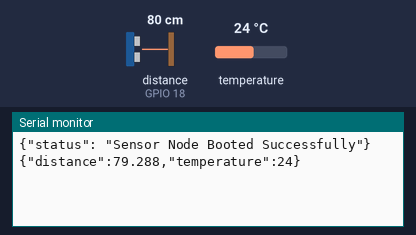
Bench run of a program on a simulated ESP32. On the bench: the last lines printed to the serial monitor. Wiring (from diagram.json): ultrasonic range finder: trigger GPIO 5; echo GPIO 18. The inputs (shaded band) are chosen by the test bench; at power-on: distance to the obstacle (sensor on GPIO 18) 80 cm, temperature 24 °C. The echo pulse lasts 58.3 µs per cm.

Above: at 2.2 s.
2.3 s: distance to the obstacle (sensor on GPIO 18) set to 2 cm
At 3.9 s:
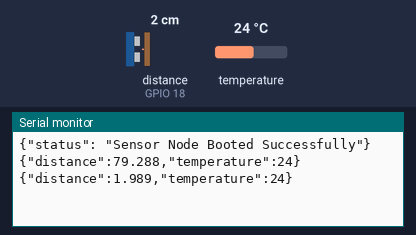
5.0 s: temperature set to 12 °C
At 5.7 s:
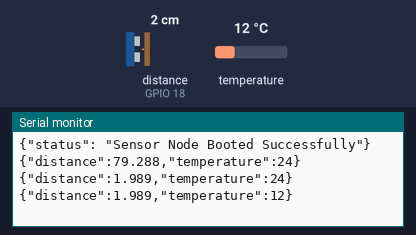
7.7 s: distance to the obstacle (sensor on GPIO 18) set to 4 cm
At 10.1 s:
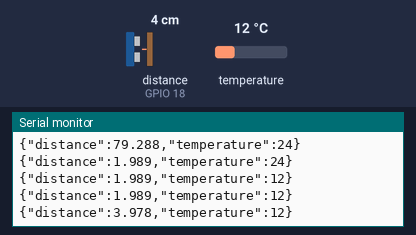
10.4 s: temperature set to 19 °C
At 12.1 s:
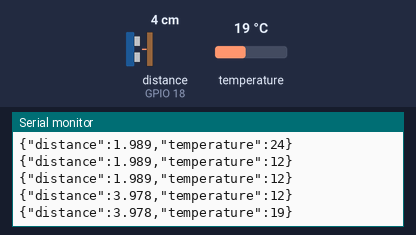
Timing chart, 0 to 13.6 s (numbered marks = the images above; inputs shaded):
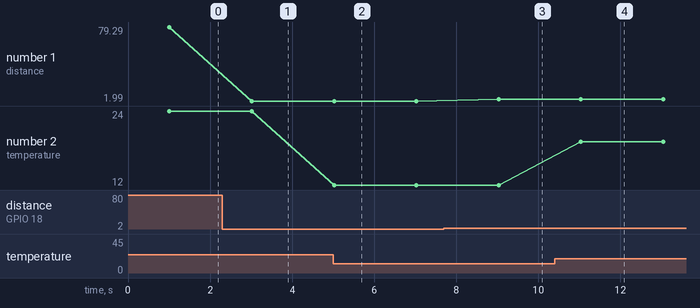

The program:

main.cpp
```cpp
#include <Arduino.h>
#include <Wire.h>
#include <Adafruit_BMP085.h>
#include <ArduinoJson.h>

const int TRIG_PIN = 5;
const int ECHO_PIN = 18;

Adafruit_BMP085 bmp;

void setup() {
  Serial.begin(115200);
  pinMode(TRIG_PIN, OUTPUT);
  pinMode(ECHO_PIN, INPUT);

  if (!bmp.begin()) {
    Serial.println("{\"error\": \"BMP180 sensor not found! Check wiring.\"}");
    while (1) {}
  }

  Serial.println("{\"status\": \"Sensor Node Booted Successfully\"}");
  delay(1000);
}

void loop() {
  digitalWrite(TRIG_PIN, LOW);
  delayMicroseconds(2);
  digitalWrite(TRIG_PIN, HIGH);
  delayMicroseconds(10);
  digitalWrite(TRIG_PIN, LOW);

  long duration = pulseIn(ECHO_PIN, HIGH);
  float distance = duration * 0.034 / 2;

  float temperature = bmp.readTemperature();

  StaticJsonDocument<200> doc;
  doc["distance"] = distance;
  doc["temperature"] = temperature;

  serializeJson(doc, Serial);
  Serial.println();

  delay(2000);
}
```

Measured:
- after the input at 2.3 s, the serial monitor: prints a new line after 0.72 s (image 1)
- after the input at 5.0 s, the serial monitor: prints a new line at once (image 2)
- after the input at 7.7 s, the serial monitor: prints a new line after 1.3 s (image 3)
- after the input at 10.4 s, the serial monitor: prints a new line after 0.64 s (image 4)
- plotted number 1: 79.29 → 1.99 after the input at 2.3 s, 1.99 → 3.98 after the input at 7.7 s
- plotted number 2: 24 → 12 after the input at 5.0 s, 12 → 19 after the input at 10.4 s
